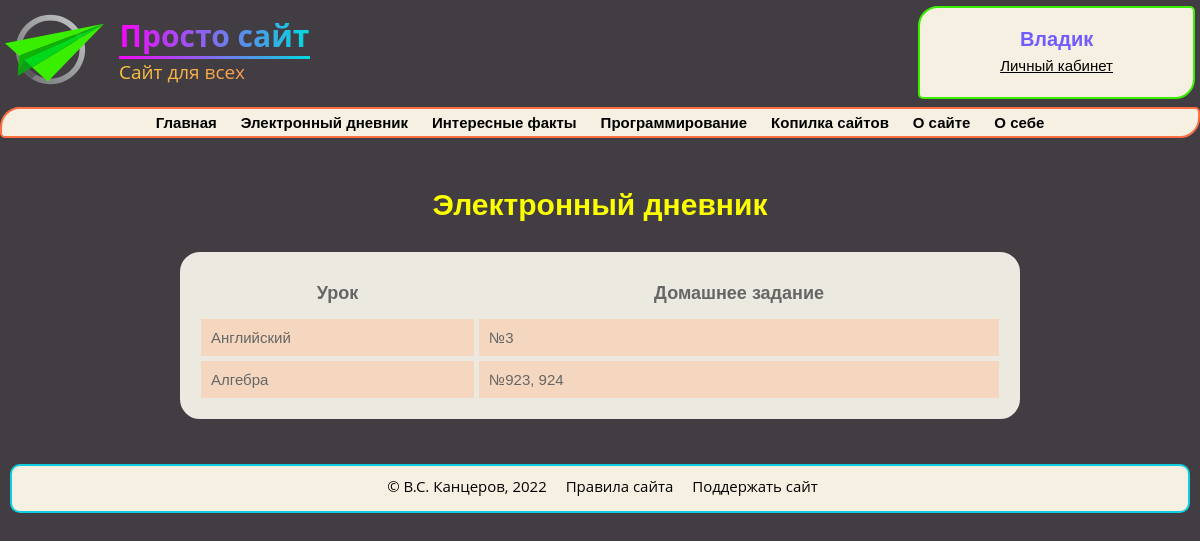
/homeworks (signed in), run on an earlier commit of the app's database.
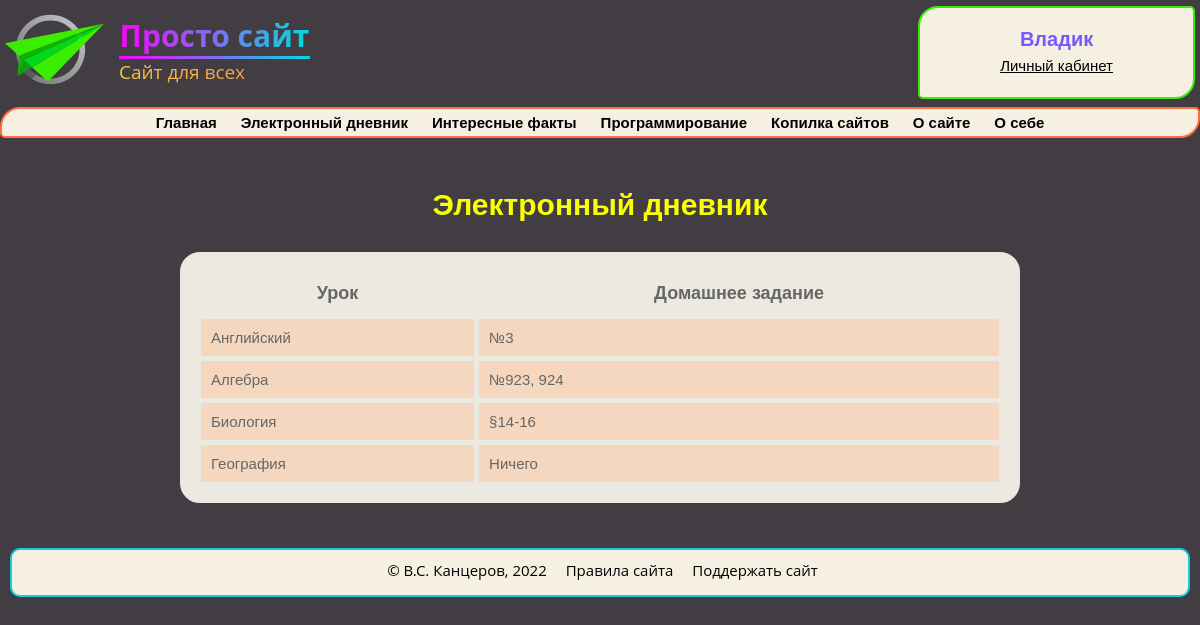
And on a later commit of the database.
### data/users.py (models this page shows, shortened)
class User(SqlAlchemyBase, UserMixin):
    __tablename__ = 'users'
    id = sqlalchemy.Column(sqlalchemy.Integer, primary_key=True, autoincrement=True)
    name = sqlalchemy.Column(sqlalchemy.String, nullable=False)
    surname = sqlalchemy.Column(sqlalchemy.String, nullable=True)
    class_n_id = sqlalchemy.Column(sqlalchemy.Integer, sqlalchemy.ForeignKey("class_n.id"), nullable=True)
    school_id = sqlalchemy.Column(sqlalchemy.Integer, sqlalchemy.ForeignKey("schools.id"), nullable=True)
    email = sqlalchemy.Column(sqlalchemy.String,
                              index=True, unique=True, nullable=False)
    admin = sqlalchemy.Column(sqlalchemy.Boolean, default=False)
    hashed_password = sqlalchemy.Column(sqlalchemy.String, nullable=False)

### data/homeworks.py (models this page shows)
class Homework(SqlAlchemyBase, UserMixin):
    __tablename__ = 'homeworks'
    id = sqlalchemy.Column(sqlalchemy.Integer, primary_key=True, autoincrement=True)
    title = sqlalchemy.Column(sqlalchemy.String, nullable=False)
    content = sqlalchemy.Column(sqlalchemy.String)
    school_id = sqlalchemy.Column(sqlalchemy.Integer, sqlalchemy.ForeignKey("schools.id"))
    class_n_id = sqlalchemy.Column(sqlalchemy.Integer, sqlalchemy.ForeignKey("class_n.id"))

### main.py (the view)
@app.route('/homeworks')
def my_homeworks():
    if current_user.is_authenticated:
        if current_user.school_id and current_user.class_n_id:
            db_sess = db_session.create_session()
            homeworks = db_sess.query(Homework).filter(Homework.class_n_id == current_user.class_n_id).all()
            return render_template('homeworks.html', homeworks=homeworks)
        elif not current_user.school_id:
            return redirect('/set/school')
        elif not current_user.class_n_id:
            return redirect('/set/class')
    return redirect('/login')

### data/db_session.py (called while the page is built)
def create_session() -> Session:
    global __factory
    return __factory()

### main.py (called while the page is built)
@login_manager.user_loader
def load_user(user_id):
    db_sess = db_session.create_session()
    return db_sess.query(User).get(user_id)

### templates/homeworks.html (shortened to what this page needs)
{% extends 'base.html' %}
{% block body %}
<h1>Электронный дневник</h1>
<table>
    <div class="div-flex">
        <tr>
            <th>Урок</th>
            <th>Домашнее задание</th>
        </tr>
        {% for homework in homeworks %}
        <tr>
            <td>{{ homework.title }}</td>
            <td>{{ homework.content}}</td>
        </tr>
        {% endfor %}
    </div>
</table>
{% endblock %}

### templates/base.html (shortened to what this page needs)
<!DOCTYPE html>
<html lang="ru">
<head>
    <link type="text/css" rel="stylesheet" href="{{ url_for('static', filename='css/main.css') }}"/>
</head>
<body>
<header id="header" class="header">
    <a href="/" id="logo" class="logo">
        <img src="/static/logo.svg"/>
        <div class="logo-text">
            <h1>Просто сайт</h1>
            <hr>
            <p>Сайт для всех</p>
        </div>
    </a>
    <div id="authorization" class="authorization">
        {% if current_user.is_authenticated %}
            <a href="/logout" class="empty_a">
                <h1> {{ current_user.name }} </h1>
            </a>
            <a href="/personal" class="empty_a">
                <p> Личный кабинет </p>
            </a>
        {% endif %}
    </div>
</header>
<section>
    <div id="nav">
        <ul class="menu animate__animated notshow" id="navbar">
            <a href="/">
                <li class="li1">Главная</li>
            </a>
            <a href="/homeworks">
                <li class="li1">Электронный дневник</li>
            </a>
            <a href="#">
                <li class="li1">Интересные факты</li>
            </a>
            <a href="#">
                <li class="li1">Программирование</li>
            </a>
            <a href="#">
                <li class="li1">Копилка сайтов</li>
            </a>
            <a href="#">
                <li class="li1">О сайте</li>
            </a>
            <a href="#">
                <li class="li1">О себе</li>
            </a>
        </ul>
    </div>
</section>
{% block body %}{% endblock %}
<footer id="footer" class="footer">
    <p>© В.С. Канцеров, 2022</p>
    <a href="#">Правила сайта </a>
    <a href="#">Поддержать сайт</a>
</footer>
</body>
</html>

### static/css/main.css (style rules this page uses)
body { font-family: 'Open Sans', sans-serif; background-color: #413d42; color: #F5F0E1; font-size: 15px; padding: 0; margin: 0; }
a { color: #00ff00; text-decoration: underline; }
.header { display: flex; justify-content: space-between; }
h1 { color: #fbff00; text-align: center; font-family: 'Montserrat', sans-serif; font-size: 30px; margin-top: 50px; }
.logo { display: flex; align-items: center; margin-left: 5px; text-decoration: none; user-select: none; }
.logo-text { width: 191px; margin-left: 15px; }
.logo-text h1 { font-size: 30px; margin: 0; font-family: 'Open Sans', sans-serif; background: linear-gradient(to right, #F705FE, #03D9DF); background-clip: text; -webkit-background-clip: text; -webkit-text-fill-color: transparent; }
.logo-text hr { margin: 0; border: 0px; height: 3px; background: linear-gradient(to right, #F705FE, #03D9DF); }
.logo-text p { font-size: 19px; margin: 0; background: linear-gradient(to right, #FCC63F, #F48758); background-clip: text; -webkit-background-clip: text; -webkit-text-fill-color: transparent; }
.authorization { margin-top: 6px; margin-right: 5px; padding: 0 80px; color: black; border: 2px solid #3aee00; border-radius: 20px 5px; text-align: center; background-color: #f5f0e1; }
.authorization h1 { font-family: 'Montserrat', sans-serif; font-weight: 700; color: #715BFF; margin-top: 20px; margin-bottom: 6px; font-size: 20px; }
.authorization p { font-family: 'Montserrat', sans-serif; font-weight: 400; font-size: 15px; margin-top: 6px; color: #000; text-decoration: underline; }
.menu { margin: 0; padding: 0; margin-top: 8px; list-style-type: none; border: 2px solid #ff6e40; border-radius: 20px 5px; text-align: center; background-color: #f5f0e1; }
.menu a { color: #000000; padding: 5px 10px; text-decoration: none; font-family: 'Montserrat', sans-serif; font-weight: 600; display: inline-block; width: auto; }
.empty_a { text-decoration: none }
.div-flex { display: flex; padding: 5px; }
#footer { margin: 5px 10px; margin-top: 45px; border: 2px solid #10cee0; border-radius: 10px 10px; background-color: #f5f0e1; text-align: center; }
#footer p { margin-top: 10px; margin-left: 10px; margin-right: 5px; color: #000; width: auto; display: inline-block; }
#footer a { margin-top: 5px; margin-left: 10px; margin-right: 5px; padding: 0; text-decoration: none; color: #000; width: auto; display: inline-block; transition: all 0.5s ease; margin-bottom: 5px; }
:root { --animate-duration: 1s; --animate-delay: 1s; --animate-repeat: 1; }
.animate__animated { -webkit-animation-duration: 1s; animation-duration: 1s; -webkit-animation-duration: var(--animate-duration); animation-duration: var(--animate-duration); -webkit-animation-fill-mode: both; animation-fill-mode: both; }

What changed in the data, as far as the page shows it:
added Homework: title "Биология", content "§14-16"
added Homework: title "География", content "Ничего"
